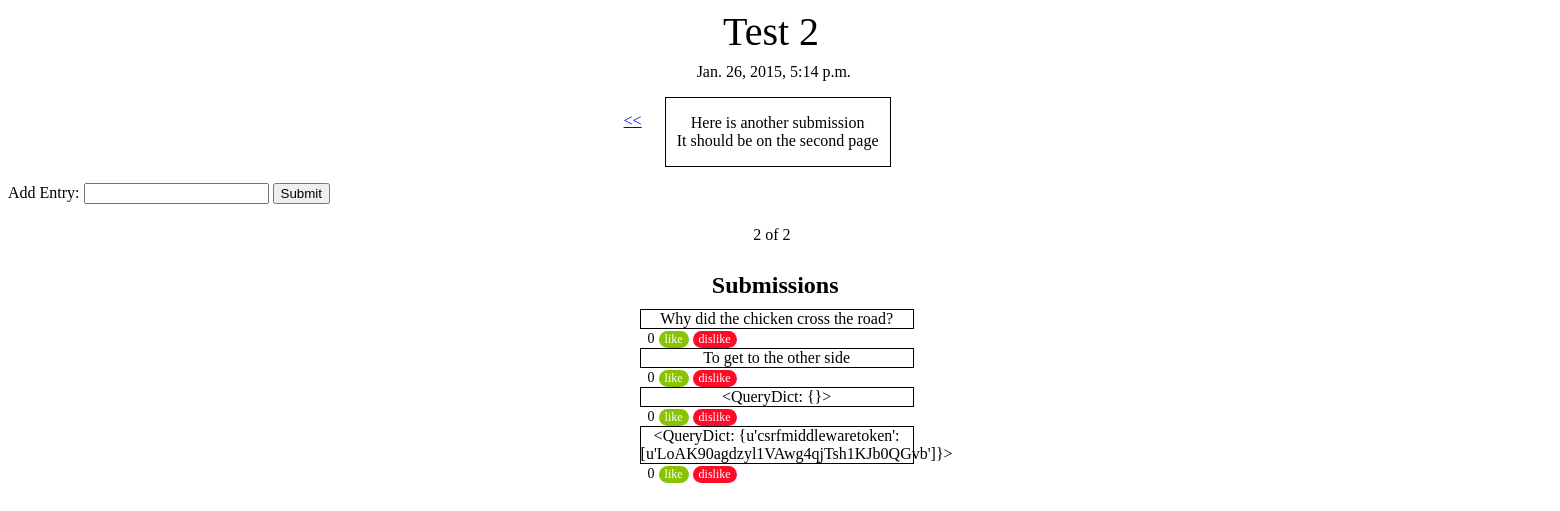
Page /?page=2 on the earlier database version.
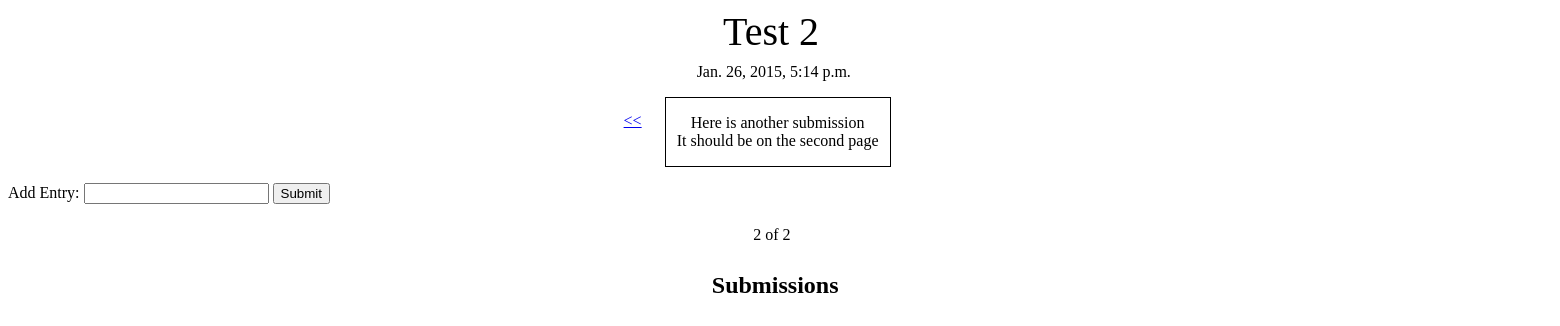
Same page on the later database version.
### blogapp/models.py (models this page shows, shortened)
class Story(models.Model):
    title = models.CharField(max_length=140)
    body = models.TextField()
    date = models.DateTimeField()

class Submission(models.Model):
    story = models.ForeignKey(Story)
    text = models.CharField(max_length=140)
    votes = models.IntegerField(default=0)
    date = models.DateTimeField()

### blogapp/views.py (the view)
# urls.py: url(r'^$', views.main, name='main'),
def main(request):
    stories = Story.objects.all().order_by('-date')
    submissions = Submission.objects.all()
    paginator = Paginator(stories, 1)
    try:
        page = int(request.GET.get("page", '1'))
    except ValueError:
        page = 1
    try:
        stories = paginator.page(page)
    except (InvalidPage, EmptyPage):
        stories = paginator.page(paginator.num_pages)
    return render(request, 'blogapp/main.html', dict(stories=stories, submissions=submissions))

### blogapp/templates/blogapp/main.html (shortened to what this page needs)
{% load staticfiles %}
<!DOCTYPE html>
<html>
<head lang="en">
    <link rel="stylesheet" type="text/css" href="{% static 'blogapp/style.css' %}" />
</head>
<body>
    <div id="story">
        {% for story in stories %}
            <div class="title">
                <div class= "title_text"> {{ story.title }} </div>
            </div>
                <ul>
                    <div class="time">{{ story.date }}</div>
                    <div class="body">{{ story.body|linebreaks }}</div>
                </ul>
            <div class= "submissions">
                <div class= "submission_title">
                    <h1> Submissions </h1>
                </div>
                {% for submission in submissions %}
                    {% ifequal submission.story.pk story.pk %}
                        <div class= "submission_box">
                            <div class= "text"> {{submission.text}}</div>
                        </div>
                        <div class="votes">{{ submission.votes }}</div>
                        <form action="" style="display:inline-block;" method="post">
                            <input id="like" class="like" type="button" value="like">
                        </form>
                        <form action="" style="display:inline-block;" method="post">
                            <input id="dislike" class="dislike" type="button" value="dislike"/>
                        </form>
                    {% endifequal %}
                {% endfor %}
            </div>
        {% endfor %}
<form action='submission/' method='post'>{% csrf_token %}
<p> Add Entry: <input type= "text" name="submission">
<input type='submit' value='Submit' />
</form>
        {% if stories.object_list and stories.paginator.num_pages > 1 %}
        <div class="pagination" style="margin-top: 20px; margin-left: -20px; ">
            <span class="step-links">
                {% if stories.has_previous %}
                    <div class= "newer_entries">
                    <a href= "?page={{ stories.previous_page_number }}"> &lt;&lt; </a>
                    </div>
                {% endif %}
                <span class="current">
                    <div class= "current">
                    &nbsp;{{ stories.number }} of {{ stories.paginator.num_pages }}
                    </div>
                </span>
            </span>
        </div>
        {% endif %}
    </div>
</body>
</html>

### blogapp/static/blogapp/style.css (style rules this page uses)
.title { position: relative; font-size: 40px; margin-left: 41%; }
.title_text { text-align: center; width: 6.5em; }
.time { position: relative; margin-left: 41%; left: 2em; }
.time { margin-top: -.5em; }
.body { margin-left: 41%; width: 13em; padding-left: .5em; padding-right: .5em; text-align: center; border: solid; border-width: 1px; margin-top: 1em; }
.current { position: relative; margin-left: 41%; margin-top: -1em; left: 3.75em; }
.newer_entries { position: absolute; left:41%; margin-left: -1em; top: 7em; }
.submissions { position: absolute; width: 100%; top: 15em; margin-top: 1em; margin-left: 41%; }
.submission_title { font-size: 12px; margin-left: 5.35em; margin-bottom: -.5em; }

Differences in the rows shown:
removed Submission: text "Why did the chicken cross the road?", votes "0"
removed Submission: text "To get to the other side", votes "0"
removed Submission: text "<QueryDict: {}>", votes "0"
removed Submission: text "<QueryDict: {u'csrfmiddlewaretoken': [u'LoAK90agdzyl1VAwg4qjTsh1KJb0QGvb']}>", votes "0"
